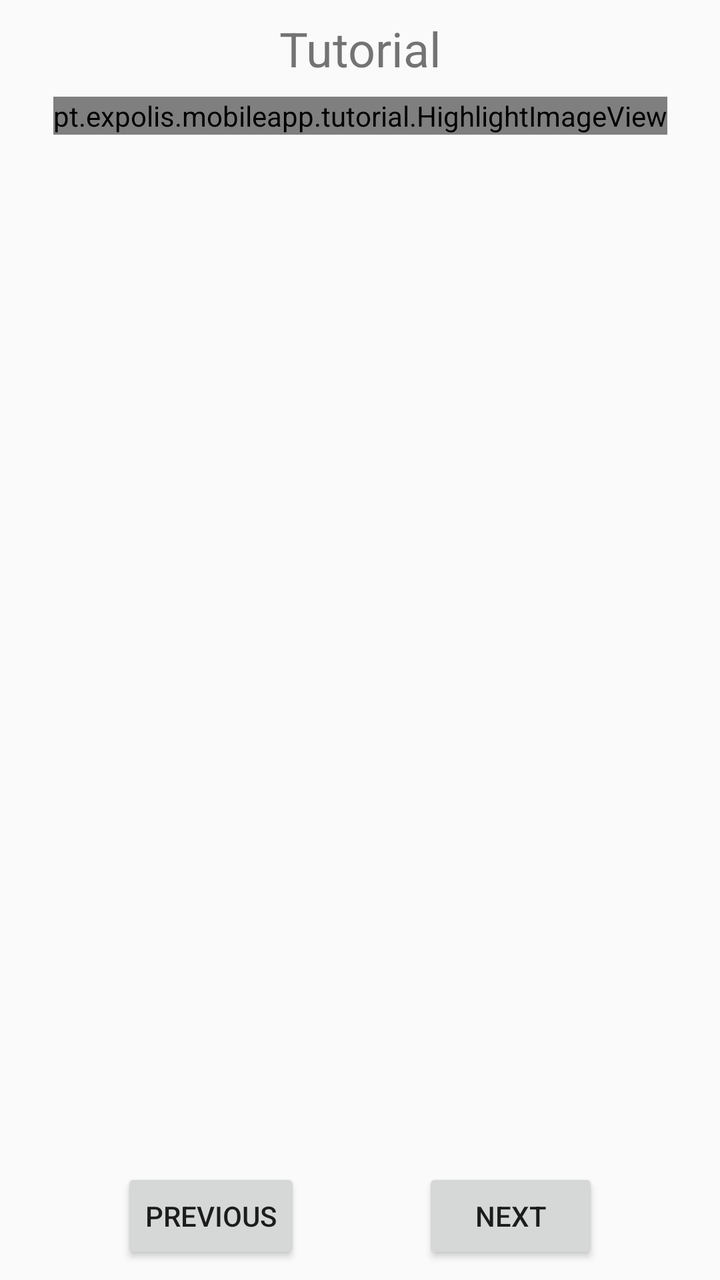
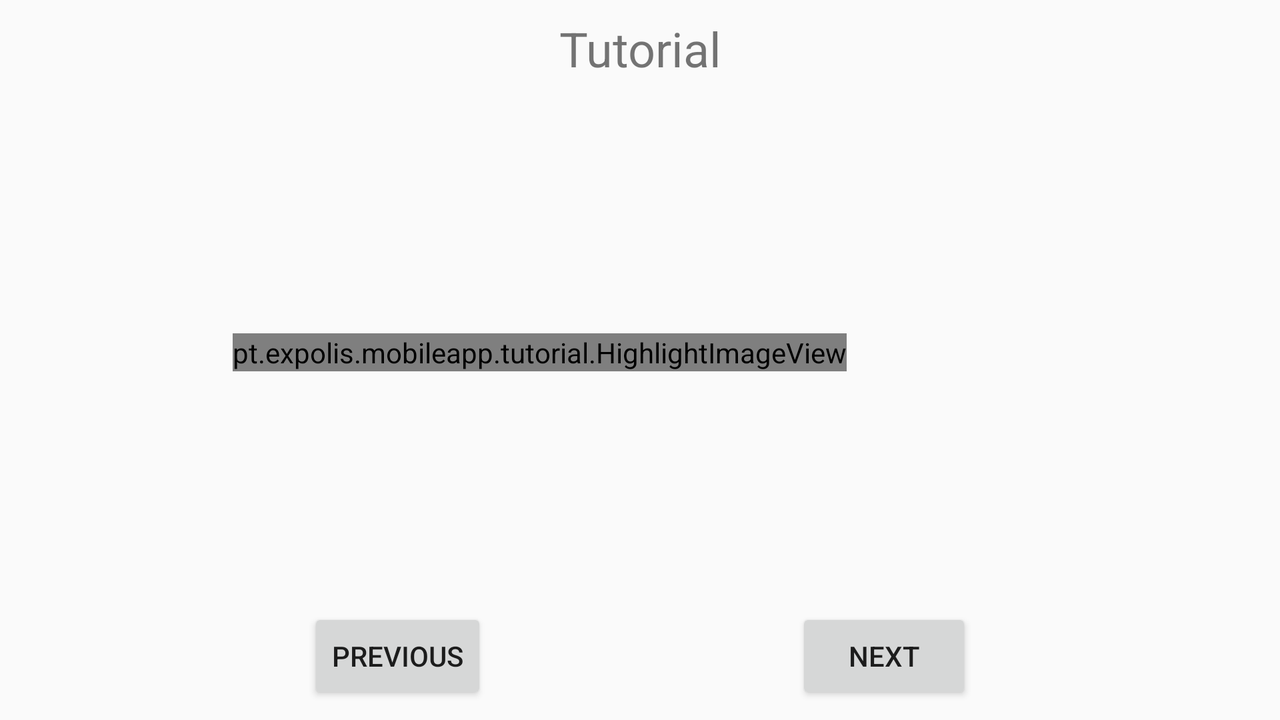

Compare how this app lays out the same screen by default and in its alternative resource folder. The renders come first, then the two layout files and the values they reference.
<!-- AndroidManifest.xml: application theme AppTheme -->
<!-- res/layout/fragment_tutorial.xml -->
<?xml version="1.0" encoding="utf-8"?>
<androidx.constraintlayout.widget.ConstraintLayout xmlns:android="http://schemas.android.com/apk/res/android"
    xmlns:app="http://schemas.android.com/apk/res-auto"
    xmlns:tools="http://schemas.android.com/tools"
    android:id="@+id/frameLayout4"
    android:layout_width="match_parent"
    android:layout_height="match_parent"
    tools:context=".tutorial.TutorialFragment">

    
    <TextView
        android:id="@+id/tutorialTitleTextView"
        android:layout_width="wrap_content"
        android:layout_height="wrap_content"
        android:layout_marginTop="8dp"
        android:text="@string/tutorial_title"
        android:textSize="24sp"
        app:layout_constraintEnd_toEndOf="parent"
        app:layout_constraintStart_toStartOf="parent"
        app:layout_constraintTop_toTopOf="parent" />














    <pt.expolis.mobileapp.tutorial.HighlightImageView
        android:id="@+id/highlightImageView"
        android:layout_width="wrap_content"
        android:layout_height="wrap_content"
        android:layout_marginTop="8dp"
        app:layout_constraintEnd_toEndOf="parent"
        app:layout_constraintStart_toStartOf="parent"
        app:layout_constraintTop_toBottomOf="@+id/tutorialTitleTextView" />

    <ScrollView
        android:id="@+id/scrollView2"
        android:layout_width="0dp"
        android:layout_height="0dp"
        android:layout_marginStart="24dp"
        android:layout_marginTop="8dp"
        android:layout_marginEnd="24dp"
        app:layout_constraintBottom_toTopOf="@+id/tutorialPreviousButton"
        app:layout_constraintEnd_toEndOf="parent"
        app:layout_constraintStart_toStartOf="parent"
        app:layout_constraintTop_toBottomOf="@+id/highlightImageView"
        app:layout_constraintVertical_bias="0">

        <LinearLayout
            android:layout_width="match_parent"
            android:layout_height="wrap_content"
            android:orientation="vertical">

            <TextView
                android:id="@+id/tutorialDescriptionTextView"
                android:layout_width="wrap_content"
                android:layout_height="wrap_content" />
        </LinearLayout>
    </ScrollView>

    <Button
        android:id="@+id/tutorialPreviousButton"
        android:layout_width="wrap_content"
        android:layout_height="wrap_content"
        android:layout_marginBottom="8dp"
        android:text="@string/Previous"
        app:layout_constraintBottom_toBottomOf="parent"
        app:layout_constraintEnd_toStartOf="@+id/tutorialNextButton"
        app:layout_constraintStart_toStartOf="parent" />

    <Button
        android:id="@+id/tutorialNextButton"
        android:layout_width="wrap_content"
        android:layout_height="wrap_content"
        android:layout_marginBottom="8dp"
        android:text="@string/Next"
        app:layout_constraintBottom_toBottomOf="parent"
        app:layout_constraintEnd_toEndOf="parent"
        app:layout_constraintStart_toEndOf="@+id/tutorialPreviousButton" />

    <TextView
        android:id="@+id/tutorialPageTextView"
        android:layout_width="wrap_content"
        android:layout_height="wrap_content"
        android:layout_marginEnd="8dp"
        android:layout_marginBottom="8dp"
        android:textSize="12sp"
        app:layout_constraintBottom_toBottomOf="parent"
        app:layout_constraintEnd_toEndOf="parent" />

</androidx.constraintlayout.widget.ConstraintLayout>
<!-- resources referenced by this layout -->
<resources>
  <string name="Next">Next</string>
  <string name="Previous">Previous</string>
  <string name="tutorial_title">Tutorial</string>
  <style name="AppTheme" parent="Theme.AppCompat.Light.NoActionBar">
          
          <item name="colorPrimary">@color/colorPrimary</item>
          <item name="colorPrimaryDark">@color/colorPrimaryDark</item>
          <item name="colorAccent">@color/colorAccent</item>
          <item name="android:textSize">14sp</item>
      </style>
  <color name="colorPrimary">#ffc000</color>
  <color name="colorPrimaryDark">#c09100</color>
  <color name="colorAccent">#03DAC5</color>
</resources>
<!-- res/layout-land/fragment_tutorial.xml (the author's variant of the layout above) -->
<!-- drawn on the phone turned sideways -->
<?xml version="1.0" encoding="utf-8"?>
<androidx.constraintlayout.widget.ConstraintLayout xmlns:android="http://schemas.android.com/apk/res/android"
    android:layout_width="match_parent"
    android:layout_height="match_parent"
    xmlns:app="http://schemas.android.com/apk/res-auto">

    <TextView
        android:id="@+id/tutorialTitleTextView"
        android:layout_width="wrap_content"
        android:layout_height="wrap_content"
        android:layout_marginTop="8dp"
        android:text="@string/tutorial_title"
        android:textSize="24sp"
        app:layout_constraintEnd_toEndOf="parent"
        app:layout_constraintStart_toStartOf="parent"
        app:layout_constraintTop_toTopOf="parent" />

    <pt.expolis.mobileapp.tutorial.HighlightImageView
        android:id="@+id/highlightImageView"
        android:layout_width="wrap_content"
        android:layout_height="wrap_content"
        android:layout_marginStart="24dp"
        android:layout_marginTop="8dp"
        app:layout_constraintBottom_toTopOf="@+id/tutorialPreviousButton"
        app:layout_constraintEnd_toStartOf="@+id/scrollView2"
        app:layout_constraintStart_toStartOf="parent"
        app:layout_constraintTop_toBottomOf="@+id/tutorialTitleTextView" />

    <ScrollView
        android:id="@+id/scrollView2"
        android:layout_width="wrap_content"
        android:layout_height="0dp"
        android:layout_marginStart="8dp"
        android:layout_marginTop="16dp"
        android:layout_marginEnd="24dp"
        app:layout_constraintBottom_toTopOf="@+id/tutorialPreviousButton"
        app:layout_constraintEnd_toEndOf="parent"
        app:layout_constraintStart_toEndOf="@+id/highlightImageView"
        app:layout_constraintTop_toBottomOf="@+id/tutorialTitleTextView"
        app:layout_constraintVertical_bias="0">

        <LinearLayout
            android:layout_width="match_parent"
            android:layout_height="wrap_content"
            android:orientation="vertical">

            <TextView
                android:id="@+id/tutorialDescriptionTextView"
                android:layout_width="wrap_content"
                android:layout_height="wrap_content" />
        </LinearLayout>
    </ScrollView>

    <Button
        android:id="@+id/tutorialPreviousButton"
        android:layout_width="wrap_content"
        android:layout_height="wrap_content"
        android:layout_marginBottom="8dp"
        android:text="@string/Previous"
        app:layout_constraintBottom_toBottomOf="parent"
        app:layout_constraintEnd_toStartOf="@+id/tutorialNextButton"
        app:layout_constraintStart_toStartOf="parent" />

    <Button
        android:id="@+id/tutorialNextButton"
        android:layout_width="wrap_content"
        android:layout_height="wrap_content"
        android:layout_marginBottom="8dp"
        android:text="@string/Next"
        app:layout_constraintBottom_toBottomOf="parent"
        app:layout_constraintEnd_toEndOf="parent"
        app:layout_constraintStart_toEndOf="@+id/tutorialPreviousButton" />

    <TextView
        android:id="@+id/tutorialPageTextView"
        android:layout_width="wrap_content"
        android:layout_height="wrap_content"
        android:layout_marginEnd="8dp"
        android:layout_marginBottom="8dp"
        android:textSize="12sp"
        app:layout_constraintBottom_toBottomOf="parent"
        app:layout_constraintEnd_toEndOf="parent" />

</androidx.constraintlayout.widget.ConstraintLayout>
